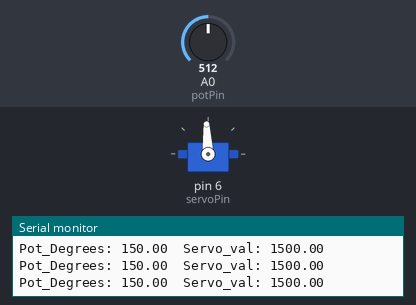
Simulated run of this sketch. Board: Arduino Uno, built with avr-gcc and run on an emulated ATmega328P. On the bench: servo, the last lines printed to the serial monitor. Inputs (shaded band) come from the test bench; at power-on: A0 (potPin) = 512.

Above: at 1.2 s.
1.3 s: A0 (potPin) set to 354
At 2.2 s:
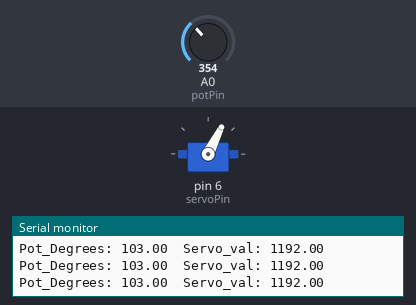
2.8 s: A0 (potPin) set to 327
At 3.2 s:
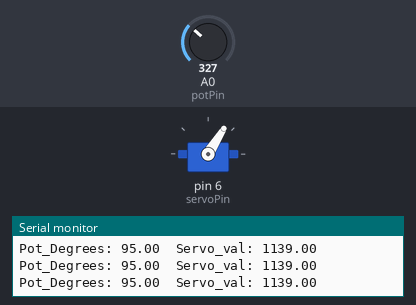
4.3 s: A0 (potPin) set to 268
At 5.6 s:
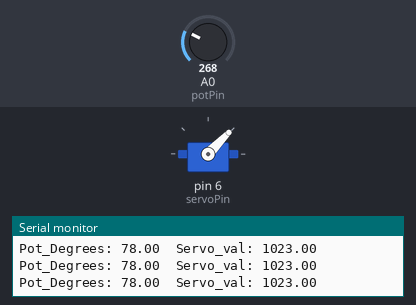
7.3 s: A0 (potPin) set to 248
At 7.9 s:
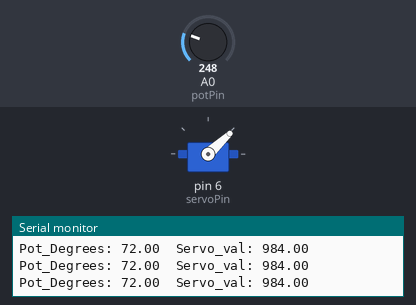
10.3 s: A0 (potPin) set to 38
At 10.8 s:
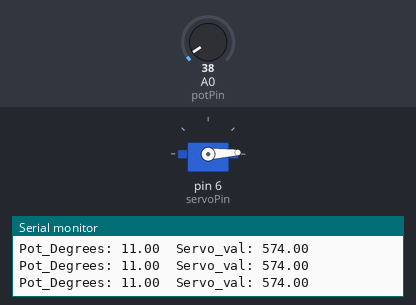
11.8 s: A0 (potPin) set to 30
At 13.2 s:
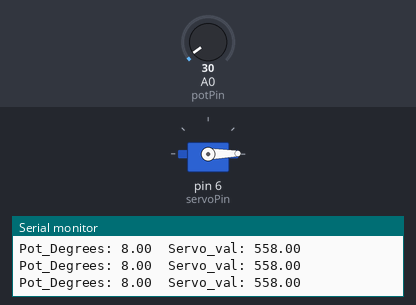
Timing chart, 0 to 14.3 s (numbered marks = the images above; inputs shaded):
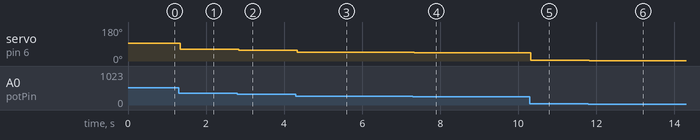

The sketch:

servo_control_pot.ino
```cpp
#include <Servo.h>
int potPin = 0;
int servoPin = 6;
Servo myservo;

void setup() {
  Serial.begin(19200);
  myservo.attach(servoPin);
  myservo.writeMicroseconds(1500);
}

void loop() {

  float potVal = analogRead(potPin);
  float x = map(potVal, 0, 1023, 0, 300);
  float y = map(potVal, 0, 1023, 500, 2500);

  Serial.print("Pot_Degrees: ");
  Serial.print(x);
  Serial.print("\tServo_val: ");
  Serial.println(y);

  myservo.writeMicroseconds(y);

}
```

Measured:
- after the input at 1.3 s, servo on pin 6 (servoPin): 93° → 63° at once
- after the input at 2.8 s, servo on pin 6 (servoPin): 63° → 58° at once
- after the input at 4.3 s, servo on pin 6 (servoPin): 58° → 46° at once
- after the input at 7.3 s, servo on pin 6 (servoPin): 46° → 43° at once
- after the input at 10.3 s, servo on pin 6 (servoPin): 43° → 3° at once
- after the input at 11.8 s, servo on pin 6 (servoPin): 3° → 1° at once
